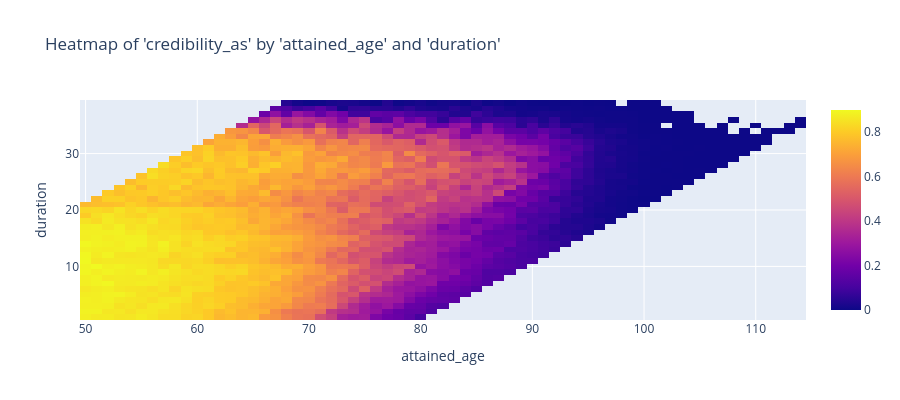

Notebook cell for this chart:
### Code cell
charters.chart(
    df=credibility.asymptotic(
        df=grouped_df, measure="policies_exposed", groupby_cols=["attained_age", "duration"], k=5000
    ),
    x_axis="attained_age",
    color="credibility_as",
    y_axis="duration",
    type="heatmap",
)

### Figure 1 — Plotly figure (JSON) as saved in the notebook; plotly's stock layout.template omitted (floating-point values rounded to 4 significant figures; data arrays with more than 128 entries replaced by an {"elided": "..."} marker saying what was removed)
{"data": [{"type": "heatmap", "x": [50, 51, 52, 53, 54, 55, 56, 57, 58, 59, 60, 61, 62, 63, 64, 65, 66, 67, 68, 69, 70, 71, 72, 73, 74, 75, 76, 77, 78, 79, 80, 81, 82, 83, 84, 85, 86, 87, 88, 89, 90, 91, 92, 93, 94, 95, 96, 97, 98, 99, 100, 101, 102, 103, 104, 105, 106, 107, 108, 109, 110, 111, 112, 113, 114], "y": [1, 2, 3, 4, 5, 6, 7, 8, 9, 10, 11, 12, 13, 14, 15, 16, 17, 18, 19, 20, 21, 22, 23, 24, 25, 26, 27, 28, 29, 30, 31, 32, 33, 34, 35, 36, 37, 38, 39], "z": {"elided": "39x65 float values"}}], "layout": {"height": 400, "title": {"text": "Heatmap of 'credibility_as' by 'attained_age' and 'duration'"}, "xaxis": {"title": {"text": "attained_age"}}, "yaxis": {"title": {"text": "duration"}, "type": "-"}}}
